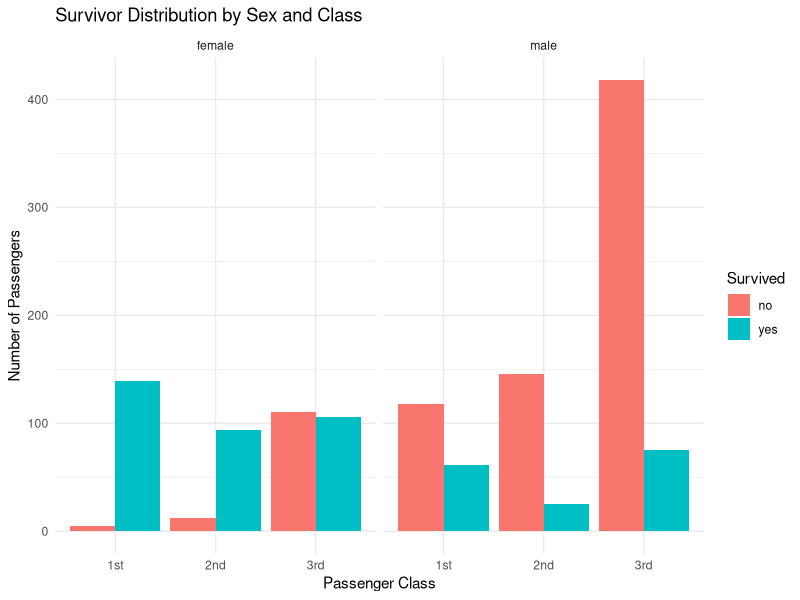
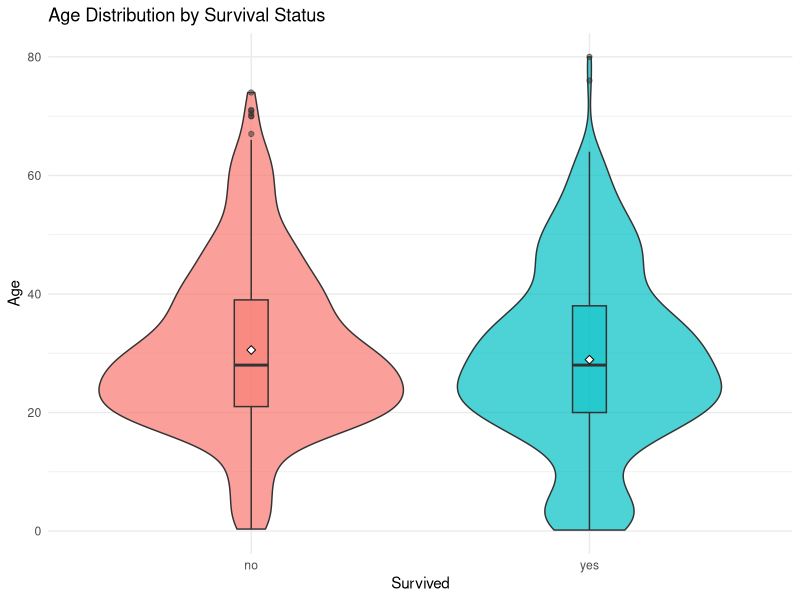

Generate these figures, in order, with R:
## ---- chunk 1
library(carData)
data("TitanicSurvival")

# variable 'sex'
sex_table <- table(TitanicSurvival$sex)
sex_percentage <- prop.table(sex_table) * 100
output_sex <- paste("Sexe:\n",
                    "Effectifs et pourcentages de chaque sexe :\n",
                    "Hommes (Effectif:", sex_table["male"], ") ", round(sex_percentage["male"], 2), "%\n",
                    "Femmes (Effectif:", sex_table["female"], ") ", round(sex_percentage["female"], 2), "%\n\n", sep="")

# variable 'passengerClass'
class_table <- table(TitanicSurvival$passengerClass)
class_percentage <- prop.table(class_table) * 100
output_class <- paste("Classe des passagers:\n",
                      "Effectifs et pourcentages de chaque classe :\n",
                      "1ère classe (Effectif:", class_table["1st"], ") ", round(class_percentage["1st"], 2), "%\n",
                      "2ème classe (Effectif:", class_table["2nd"], ") ", round(class_percentage["2nd"], 2), "%\n",
                      "3ème classe (Effectif:", class_table["3rd"], ") ", round(class_percentage["3rd"], 2), "%\n\n", sep="")

# variable 'survived'
survived_table <- table(TitanicSurvival$survived) 
survived_percentage <- prop.table(survived_table) * 100
output_survived <- paste("Effectifs et pourcentages des survivants :\n",
                         "Survivants (Effectif:", survived_table["yes"], ") ", round(survived_percentage["yes"], 2), "%\n",
                         "Non-survivants (Effectif:", survived_table["no"], ") ", round(survived_percentage["no"], 2), "%\n", sep="")

# variable 'age'
min_age <- min(TitanicSurvival$age, na.rm = TRUE)
max_age <- max(TitanicSurvival$age, na.rm = TRUE)
etendue <- max_age - min_age
q1 <- quantile(TitanicSurvival$age, 0.25, na.rm = TRUE)
q2 <- median(TitanicSurvival$age, na.rm = TRUE)  # médiane
q3 <- quantile(TitanicSurvival$age, 0.75, na.rm = TRUE)
iqr <- q3 - q1
moy <- mean(TitanicSurvival$age, na.rm = TRUE)
et <- sd(TitanicSurvival$age, na.rm = TRUE)
na_count <- sum(is.na(TitanicSurvival$age))
effectif_age <- sum(!is.na(TitanicSurvival$age))

output_age <- paste("Statistiques descriptives pour l'âge :\n",
                    "Effectif (sans valeurs manquantes):", effectif_age, "\n",
                    "Minimum:", min_age, "\n",
                    "Maximum:", max_age, "\n",
                    "Étendue:", etendue, "\n",
                    "Premier quartile (Q1):", q1, "\n",
                    "Médiane (Q2):", q2, "\n",
                    "Troisième quartile (Q3):", q3, "\n",
                    "Écart interquartile (IQR):", iqr, "\n",
                    "Moyenne:", round(moy, 2), "\n",
                    "Écart-type:", round(et, 2), "\n",
                    "Nombre de valeurs manquantes:", na_count, "\n", sep="")

# Affichage final
cat(output_sex, output_class, output_survived, output_age, sep="\n")

## ---- chunk 2
library(carData)
library(ggplot2)
data("TitanicSurvival")

TitanicSurvival$survived <- as.factor(TitanicSurvival$survived)
TitanicSurvival$sex <- as.factor(TitanicSurvival$sex)
TitanicSurvival$passengerClass <- as.factor(TitanicSurvival$passengerClass)

# Visualiser la répartition des survivants par sexe et classe
ggplot(TitanicSurvival, aes(x = passengerClass, fill = survived)) +
  geom_bar(position = "dodge", na.rm = TRUE) +  # Position dodge pour éviter le chevauchement
  facet_wrap(~ sex) +  # Séparer les graphiques par sexe
  labs(title = "Survivor Distribution by Sex and Class",
       x = "Passenger Class",
       y = "Number of Passengers",
       fill = "Survived") +
  theme_minimal()

## ---- chunk 3
library(carData)
library(ggplot2)
data("TitanicSurvival")
ggplot(subset(TitanicSurvival, !is.na(age)), 
       aes(x = survived, y = age, fill = survived)) +
  geom_violin(alpha = 0.7) +
  geom_boxplot(width = 0.1, alpha = 0.5) +
  labs(title = "Age Distribution by Survival Status",
       x = "Survived",
       y = "Age",
       fill = "Survived") +
  theme_minimal() +
  stat_summary(fun = "mean", 
              geom = "point", 
              shape = 23, 
              size = 2,
              color = "black",
              fill = "white") +
    theme(legend.position = "none")
